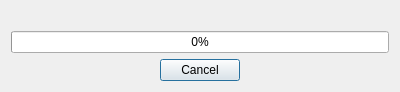
<?xml version="1.0" encoding="UTF-8"?>
<ui version="4.0">
 <class>ProbeDialog</class>
 <widget class="QDialog" name="ProbeDialog">
  <property name="windowModality">
   <enum>Qt::ApplicationModal</enum>
  </property>
  <property name="geometry">
   <rect>
    <x>0</x>
    <y>0</y>
    <width>400</width>
    <height>87</height>
   </rect>
  </property>
  <property name="sizePolicy">
   <sizepolicy hsizetype="Fixed" vsizetype="Fixed">
    <horstretch>0</horstretch>
    <verstretch>0</verstretch>
   </sizepolicy>
  </property>
  <property name="windowTitle">
   <string>Scanning Available Camera Resolutions</string>
  </property>
  <property name="windowIcon">
   <iconset resource="rsc/resources.qrc">
    <normaloff>:/DesktopCapture/config.ico</normaloff>:/DesktopCapture/config.ico</iconset>
  </property>
  <property name="toolTip">
   <string>Probing camera for valid resolutions...</string>
  </property>
  <property name="statusTip">
   <string>Probing camera for valid resolutions...</string>
  </property>
  <property name="whatsThis">
   <string/>
  </property>
  <property name="modal">
   <bool>true</bool>
  </property>
  <layout class="QVBoxLayout" name="verticalLayout">
   <item>
    <widget class="QLabel" name="m_resolutionLabel">
     <property name="text">
      <string/>
     </property>
     <property name="alignment">
      <set>Qt::AlignCenter</set>
     </property>
    </widget>
   </item>
   <item>
    <widget class="QProgressBar" name="m_progressBar">
     <property name="value">
      <number>0</number>
     </property>
    </widget>
   </item>
   <item>
    <widget class="QDialogButtonBox" name="m_cancelButton">
     <property name="orientation">
      <enum>Qt::Horizontal</enum>
     </property>
     <property name="standardButtons">
      <set>QDialogButtonBox::Cancel</set>
     </property>
     <property name="centerButtons">
      <bool>true</bool>
     </property>
    </widget>
   </item>
  </layout>
 </widget>
 <resources>
  <include location="rsc/resources.qrc"/>
 </resources>
 <connections>
  <connection>
   <sender>m_cancelButton</sender>
   <signal>accepted()</signal>
   <receiver>ProbeDialog</receiver>
   <slot>accept()</slot>
   <hints>
    <hint type="sourcelabel">
     <x>248</x>
     <y>254</y>
    </hint>
    <hint type="destinationlabel">
     <x>157</x>
     <y>274</y>
    </hint>
   </hints>
  </connection>
  <connection>
   <sender>m_cancelButton</sender>
   <signal>rejected()</signal>
   <receiver>ProbeDialog</receiver>
   <slot>reject()</slot>
   <hints>
    <hint type="sourcelabel">
     <x>316</x>
     <y>260</y>
    </hint>
    <hint type="destinationlabel">
     <x>286</x>
     <y>274</y>
    </hint>
   </hints>
  </connection>
 </connections>
</ui>
